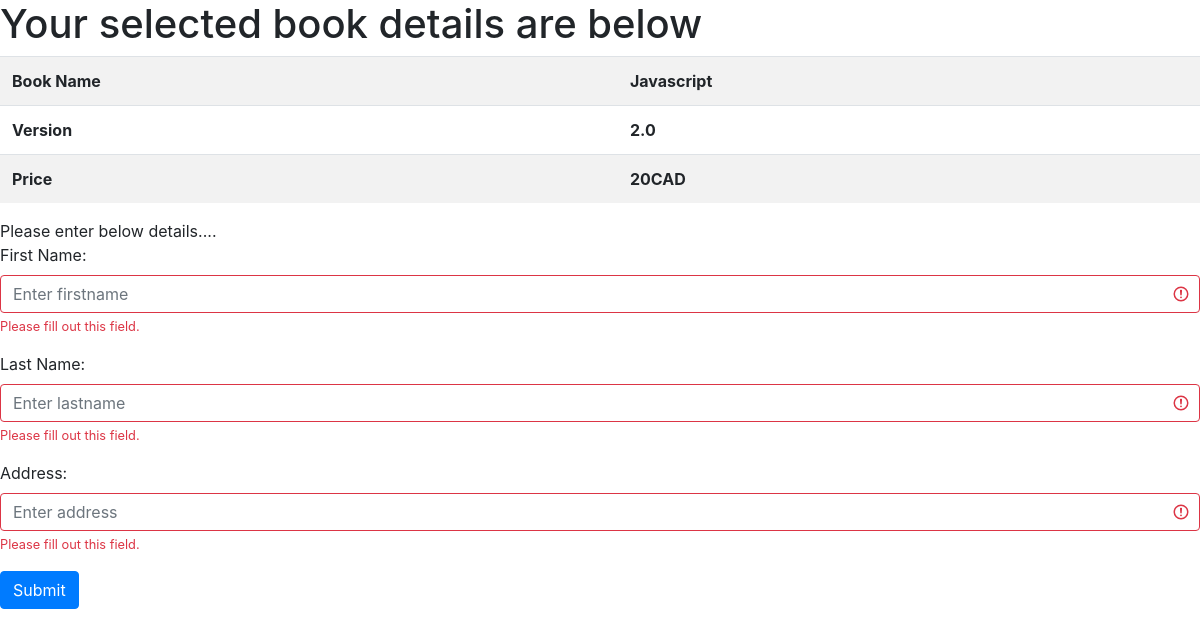
/checkout.php?id=4, run on the app's committed database.
### tables this page shows
CREATE TABLE `bookinventory` (
  `id` int(11) NOT NULL,
  `book_name` varchar(100) NOT NULL,
  `version` varchar(10) NOT NULL,
  `price` varchar(10) NOT NULL,
  `quantity` int(11) NOT NULL
);

### checkout.php (the view, shortened to what this page needs)
<?php
include('functions/database_functions.php');
$id = isset($_GET['id']) ? $_GET['id'] : '';
?>
<!DOCTYPE html>
<html lang="en">
     <link rel="stylesheet" href="https://stackpath.bootstrapcdn.com/bootstrap/4.4.1/css/bootstrap.min.css">
	<body>
<?php
$result=mysqli_query($con,"select * from bookinventory where id=".$id);
while ($row=mysqli_fetch_array($result))
{
?>
	<h1>Your selected book details are below</h1>
	<table class="table table-striped">
      <tr>
        <th>Book Name</th>
        <th><?php echo htmlentities($row['book_name']) ?></th>
      </tr>
      <tr>
        <th>Version</th>
        <th><?php echo htmlentities($row['version']) ?></th>
      </tr>
      <tr>
        <th>Price</th>
        <th><?php echo htmlentities($row['price']) ?></th>
        </tr>
   </table>
   Please enter below details....
   <form action="order.php" class="was-validated">
    <div class="form-group">
      <label for="fname">First Name:</label>
      <input type="text" class="form-control" id="fname" placeholder="Enter firstname" name="fname" required>
      <div class="invalid-feedback">Please fill out this field.</div>
    </div>
    <div class="form-group">
      <label for="lname">Last Name:</label>
      <input type="text" class="form-control" id="lname" placeholder="Enter lastname" name="lname" required>
      <div class="invalid-feedback">Please fill out this field.</div>
    </div>
    <div class="form-group">
      <label for="address">Address:</label>
      <input type="text" class="form-control" id="address" placeholder="Enter address" name="address" required>
      <div class="invalid-feedback">Please fill out this field.</div>
    </div>
    <button onclick="order.php?id=<?php echo $id; ?>" class="btn btn-primary">Submit</button>
  </form>
<?php } ?>
    </body>
</html>

### data on the page
bookinventory: book_name "Javascript", version "2.0", price "20CAD"
